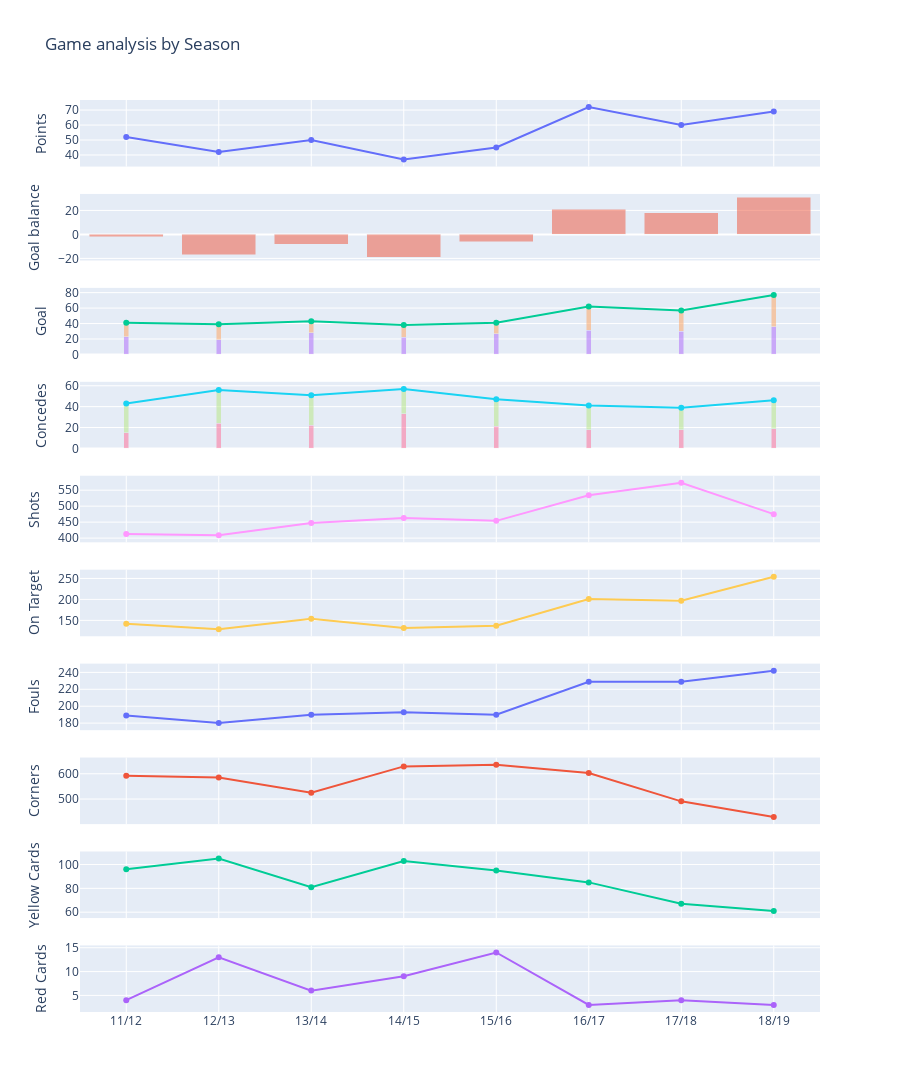

Notebook code for this chart:
### Code cell
# specs=[[{'colspan': 2},None], [{'colspan': 2}, {}], [{}, {}], [{}, {}], [{}, {}], [{}, {}] ]
t = teams_dic['Atalanta']

data = {
    'Points': go.Scatter(x = t.my_tot_stats.index, y = t.my_tot_stats['Point'], name='Points'),
    'Goal balance': go.Bar(x = t.my_tot_stats.index, y = t.my_tot_stats['GDiff'], name='Goal Difference', opacity=0.5),
    'Goal': go.Scatter(x = t.my_tot_stats.index, y = t.my_tot_stats['Goal'], name='Goals'),
    'Home Goal': go.Bar(x = t.my_home_stats.index, y = t.my_home_stats['Goal'], name='Home Goal', opacity=0.5, width=0.05),
    'Away Goal': go.Bar(x = t.my_away_stats.index, y = t.my_away_stats['Goal'], name='Away Goal', opacity=0.5, width=0.05),
    'Concedes': go.Scatter(x = t.vs_tot_stats.index, y = t.vs_tot_stats['Goal'], name='Goal Concedes'),
    'Home Concedes': go.Bar(x = t.vs_home_stats.index, y = t.vs_home_stats['Goal'], name='Home Concedes', opacity=0.5, width=0.05),
    'Away Concedes': go.Bar(x = t.vs_away_stats.index, y = t.vs_away_stats['Goal'], name='Away Concedes', opacity=0.5, width=0.05),
    'Shots': go.Scatter(x = t.my_tot_stats.index, y = t.my_tot_stats['Shots'], name='Shots'),
    'On Target': go.Scatter(x = t.my_tot_stats.index, y = t.my_tot_stats['ShotsTarget'], name='Shots on target'), 
    'Fouls': go.Scatter(x = t.my_tot_stats.index, y = t.my_tot_stats['Fouls'], name='Fouls'),
    'Corners': go.Scatter(x = t.my_tot_stats.index, y = t.my_tot_stats['Corner'], name='Corner'), 
    'Yellow Cards': go.Scatter(x = t.my_tot_stats.index, y = t.my_tot_stats['YellowCard'], name='Yellow Card'), 
    'Red Cards': go.Scatter(x = t.my_tot_stats.index, y = t.my_tot_stats['RedCard'], name='Red Card') #, showlegend=False), 
}

def addTrace(fig, trace, title, row, col=1):
    fig.add_trace(trace, row=row, col=col)
    fig.update_yaxes(title_text=title, row=row, col=col)
    
#fig = make_subplots(shared_xaxes=True, rows=10, cols=1, subplot_titles=list(traces.keys()))
fig = make_subplots(shared_xaxes=True, rows=10, cols=1)

addTrace(fig, data['Points'], 'Points', 1)
addTrace(fig, data['Goal balance'], 'Goal balance', 2)
addTrace(fig, data['Goal'], 'Goal', 3)
addTrace(fig, data['Home Goal'], 'Goal', 3)
addTrace(fig, data['Away Goal'], 'Goal', 3)
addTrace(fig, data['Concedes'], 'Concedes', 4)
addTrace(fig, data['Home Concedes'], 'Concedes', 4)
addTrace(fig, data['Away Concedes'], 'Concedes', 4)
addTrace(fig, data['Shots'], 'Shots', 5)
addTrace(fig, data['On Target'], 'On Target', 6)
addTrace(fig, data['Fouls'], 'Fouls', 7)
addTrace(fig, data['Corners'], 'Corners', 8)
addTrace(fig, data['Yellow Cards'], 'Yellow Cards', 9)
addTrace(fig, data['Red Cards'], 'Red Cards', 10)

fig.update_traces(showlegend=False)
fig.update_layout(title_text="Game analysis by Season", height=1400, barmode='stack')
fig.show()

### Figure 1 — Plotly figure (JSON) as saved in the notebook; plotly's stock layout.template omitted (floating-point values rounded to 4 significant figures)
{"data": [{"name": "Points", "showlegend": false, "type": "scatter", "x": ["11/12", "12/13", "13/14", "14/15", "15/16", "16/17", "17/18", "18/19"], "xaxis": "x", "y": [52, 42, 50, 37, 45, 72, 60, 69], "yaxis": "y"}, {"name": "Goal Difference", "opacity": 0.5, "showlegend": false, "type": "bar", "x": ["11/12", "12/13", "13/14", "14/15", "15/16", "16/17", "17/18", "18/19"], "xaxis": "x2", "y": [-2, -17, -8, -19, -6, 21, 18, 31], "yaxis": "y2"}, {"name": "Goals", "showlegend": false, "type": "scatter", "x": ["11/12", "12/13", "13/14", "14/15", "15/16", "16/17", "17/18", "18/19"], "xaxis": "x3", "y": [41, 39, 43, 38, 41, 62, 57, 77], "yaxis": "y3"}, {"name": "Home Goal", "opacity": 0.5, "showlegend": false, "type": "bar", "width": 0.05, "x": ["11/12", "12/13", "13/14", "14/15", "15/16", "16/17", "17/18", "18/19"], "xaxis": "x3", "y": [23, 19, 28, 22, 27, 31, 30, 36], "yaxis": "y3"}, {"name": "Away Goal", "opacity": 0.5, "showlegend": false, "type": "bar", "width": 0.05, "x": ["11/12", "12/13", "13/14", "14/15", "15/16", "16/17", "17/18", "18/19"], "xaxis": "x3", "y": [18, 20, 15, 16, 14, 31, 27, 41], "yaxis": "y3"}, {"name": "Goal Concedes", "showlegend": false, "type": "scatter", "x": ["11/12", "12/13", "13/14", "14/15", "15/16", "16/17", "17/18", "18/19"], "xaxis": "x4", "y": [43, 56, 51, 57, 47, 41, 39, 46], "yaxis": "y4"}, {"name": "Home Concedes", "opacity": 0.5, "showlegend": false, "type": "bar", "width": 0.05, "x": ["11/12", "12/13", "13/14", "14/15", "15/16", "16/17", "17/18", "18/19"], "xaxis": "x4", "y": [15, 24, 22, 33, 21, 18, 18, 19], "yaxis": "y4"}, {"name": "Away Concedes", "opacity": 0.5, "showlegend": false, "type": "bar", "width": 0.05, "x": ["11/12", "12/13", "13/14", "14/15", "15/16", "16/17", "17/18", "18/19"], "xaxis": "x4", "y": [28, 32, 29, 24, 26, 23, 21, 27], "yaxis": "y4"}, {"name": "Shots", "showlegend": false, "type": "scatter", "x": ["11/12", "12/13", "13/14", "14/15", "15/16", "16/17", "17/18", "18/19"], "xaxis": "x5", "y": [413, 409, 447, 463, 454, 534, 573, 475], "yaxis": "y5"}, {"name": "Shots on target", "showlegend": false, "type": "scatter", "x": ["11/12", "12/13", "13/14", "14/15", "15/16", "16/17", "17/18", "18/19"], "xaxis": "x6", "y": [142, 129, 154, 132, 137, 201, 197, 254], "yaxis": "y6"}, {"name": "Fouls", "showlegend": false, "type": "scatter", "x": ["11/12", "12/13", "13/14", "14/15", "15/16", "16/17", "17/18", "18/19"], "xaxis": "x7", "y": [189, 180, 190, 193, 190, 229, 229, 242], "yaxis": "y7"}, {"name": "Corner", "showlegend": false, "type": "scatter", "x": ["11/12", "12/13", "13/14", "14/15", "15/16", "16/17", "17/18", "18/19"], "xaxis": "x8", "y": [592, 585, 525, 629, 636, 603, 491, 429], "yaxis": "y8"}, {"name": "Yellow Card", "showlegend": false, "type": "scatter", "x": ["11/12", "12/13", "13/14", "14/15", "15/16", "16/17", "17/18", "18/19"], "xaxis": "x9", "y": [96, 105, 81, 103, 95, 85, 67, 61], "yaxis": "y9"}, {"name": "Red Card", "showlegend": false, "type": "scatter", "x": ["11/12", "12/13", "13/14", "14/15", "15/16", "16/17", "17/18", "18/19"], "xaxis": "x10", "y": [4, 13, 6, 9, 14, 3, 4, 3], "yaxis": "y10"}], "layout": {"barmode": "stack", "height": 1400, "title": {"text": "Game analysis by Season"}, "xaxis": {"anchor": "y", "domain": [0, 1], "matches": "x10", "showticklabels": false}, "xaxis10": {"anchor": "y10", "domain": [0, 1]}, "xaxis2": {"anchor": "y2", "domain": [0, 1], "matches": "x10", "showticklabels": false}, "xaxis3": {"anchor": "y3", "domain": [0, 1], "matches": "x10", "showticklabels": false}, "xaxis4": {"anchor": "y4", "domain": [0, 1], "matches": "x10", "showticklabels": false}, "xaxis5": {"anchor": "y5", "domain": [0, 1], "matches": "x10", "showticklabels": false}, "xaxis6": {"anchor": "y6", "domain": [0, 1], "matches": "x10", "showticklabels": false}, "xaxis7": {"anchor": "y7", "domain": [0, 1], "matches": "x10", "showticklabels": false}, "xaxis8": {"anchor": "y8", "domain": [0, 1], "matches": "x10", "showticklabels": false}, "xaxis9": {"anchor": "y9", "domain": [0, 1], "matches": "x10", "showticklabels": false}, "yaxis": {"anchor": "x", "domain": [0.927, 1.0], "title": {"text": "Points"}}, "yaxis10": {"anchor": "x10", "domain": [0, 0.073], "title": {"text": "Red Cards"}}, "yaxis2": {"anchor": "x2", "domain": [0.824, 0.897], "title": {"text": "Goal balance"}}, "yaxis3": {"anchor": "x3", "domain": [0.721, 0.794], "title": {"text": "Goal"}}, "yaxis4": {"anchor": "x4", "domain": [0.618, 0.691], "title": {"text": "Concedes"}}, "yaxis5": {"anchor": "x5", "domain": [0.515, 0.588], "title": {"text": "Shots"}}, "yaxis6": {"anchor": "x6", "domain": [0.412, 0.485], "title": {"text": "On Target"}}, "yaxis7": {"anchor": "x7", "domain": [0.309, 0.382], "title": {"text": "Fouls"}}, "yaxis8": {"anchor": "x8", "domain": [0.206, 0.279], "title": {"text": "Corners"}}, "yaxis9": {"anchor": "x9", "domain": [0.103, 0.176], "title": {"text": "Yellow Cards"}}}}
